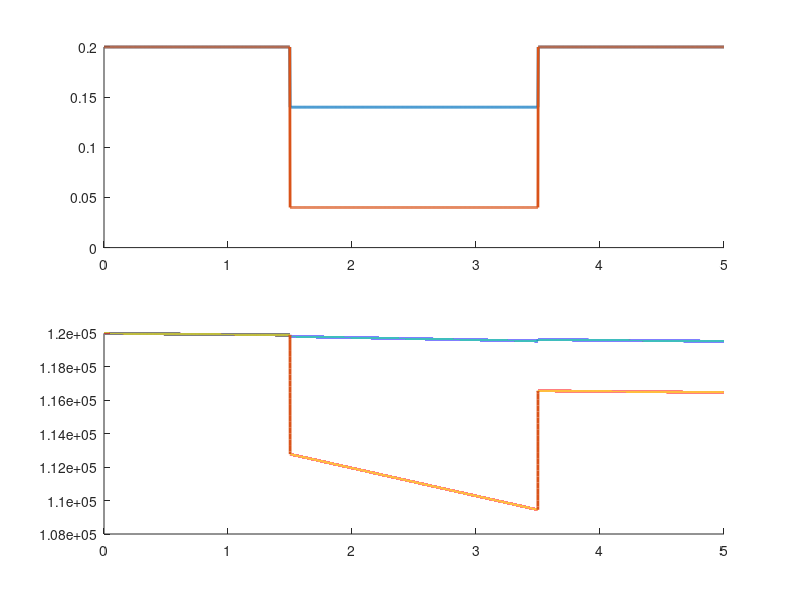

MATLAB code for this plot:
function zad2()
%ZAD2 Summary of this function goes here
%   Detailed explanation goes here
L = 5; Q = 2; rho = 1.06; mu = 0.053; A0 = 0.2; P0 = 1.2e5;
s = 0.3;
epsi = 1e-3;
zz = linspace(0,L,2000);

figure(2); clf

Af = @(z) A0 * ( (z < 0.3*L | z > 0.7*L) + (1 - s)*(z >= 0.3*L & z <= 0.7*L) );

dAdz = @(z) (Af(z + epsi) - Af(z - epsi)) / (2*epsi);
d1A  = @(z) -1 ./ Af(z).^2 .* dAdz(z);  

f = @(z, P) -rho ./ Af(z) .* ( 4*Q^2/3 .* d1A(z) + 8*pi*mu*Q ./ (rho*Af(z)) );

opcje = odeset('MaxStep', epsi/5);
[zs, Ps] = ode45(f, [0 L], P0, opcje);

subplot(2,1,1); hold on; plot(zz, Af(zz), 'LineWidth', 2)
subplot(2,1,2); hold on; plot(zs, Ps, 'LineWidth', 2)

s = 0.8

epsi = 1e-3;
zz = linspace(0,L,2000);

Af = @(z) A0 * ( (z < 0.3*L | z > 0.7*L) + (1 - s)*(z >= 0.3*L & z <= 0.7*L) );

dAdz = @(z) (Af(z + epsi) - Af(z - epsi)) / (2*epsi);
d1A  = @(z) -1 ./ Af(z).^2 .* dAdz(z);  

f = @(z, P) -rho ./ Af(z) .* ( 4*Q^2/3 .* d1A(z) + 8*pi*mu*Q ./ (rho*Af(z)) );

opcje = odeset('MaxStep', epsi/5);
[zs, Ps] = ode45(f, [0 L], P0, opcje);

subplot(2,1,1); hold on; plot(zz, Af(zz), 'LineWidth', 2)
subplot(2,1,2); hold on; plot(zs, Ps, 'LineWidth', 2)
